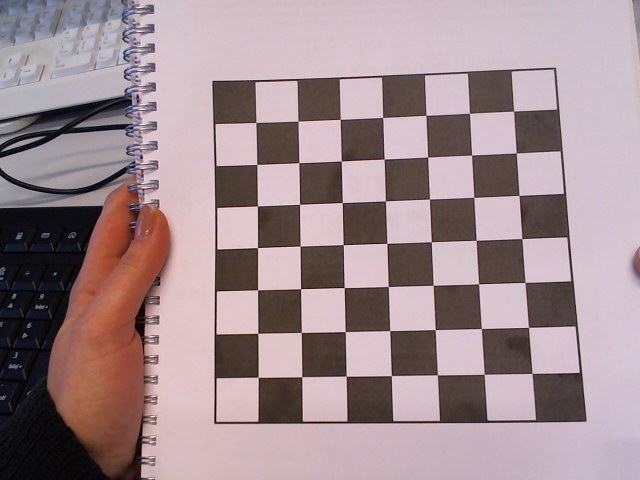
#> input picture BIVIP/chessfieldfoto.png, 640 x 480 px, found by its file name
$ python EX5.3.py
#> lines starting #> are read from the running program, lines starting #| are printed output that depends on the picture
import numpy as np
import matplotlib
matplotlib.use('tkagg')
import matplotlib.pyplot as plt
import cv2
from pylab import *
from PIL import Image

# Exercise 5.3
import scipy.ndimage as ndim
path = '/Users/49174/PycharmProjects/BIVIP/'
def sobelFilter1( npImg ):
    Fm = np.zeros(npImg.shape)
    Fn = np.zeros(npImg.shape)
    ndim.sobel(input=npImg,axis=1,output=Fm)
    ndim.sobel(input=npImg,axis=0, output=Fn)
    magnitude = np.sqrt(Fm ** 2 + Fn ** 2)
    phase = np.arctan2(Fm,Fn)
    return Fm, Fn, magnitude, phase
def sobelFilter2( npImg,Dm,Dn ):
    Fm = np.zeros(npImg.shape)
    Fn = np.zeros(npImg.shape)
    ndim.correlate(input=npImg,weights=Dm,output=Fm)
    ndim.correlate(input=npImg,weights=Dn,output=Fn)
    magnitude = np.sqrt(Fm ** 2 + Fn ** 2)
    phase = np.arctan2(Fm,Fn)
    return Fm, Fn, magnitude, phase
Dm = np.asarray([[-1,0,1],[-2,0,2],[-1,0,1]])
Dn = np.asarray([[-1,-2,-1],[0,0,0],[1,2,1]])
Ddm = np.asarray([[-2,-1,0],[-1,0,1],[0,1,2]])
Ddn = np.asarray([[0,-1,-2],[1,0,-1],[2,1,0]])
gray = np.array(Image.open(path+'chessfieldfoto.png').convert('L'),'uint8')
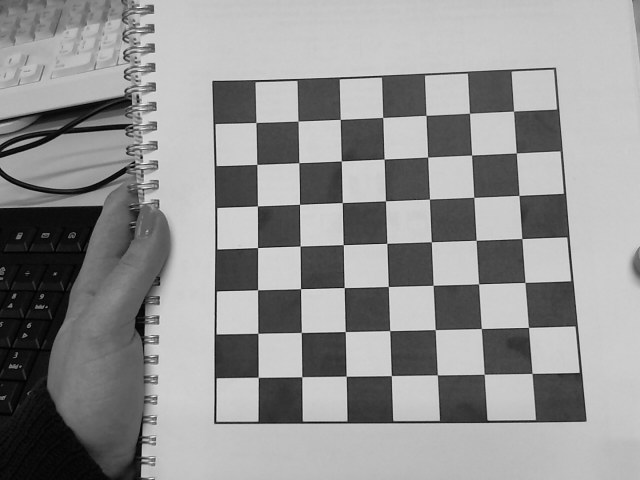
#> gray: shape (480, 640); min 0, max 248, mean 146.4
Fm1,Fn1,magnitude1,phase1 = sobelFilter1(gray)
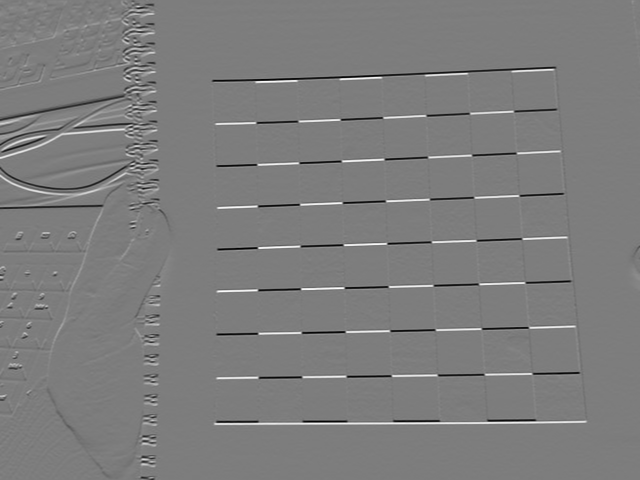
#> Fn1: shape (480, 640) float64; min -750, max 774, mean -0.5; drawn with min black and max white
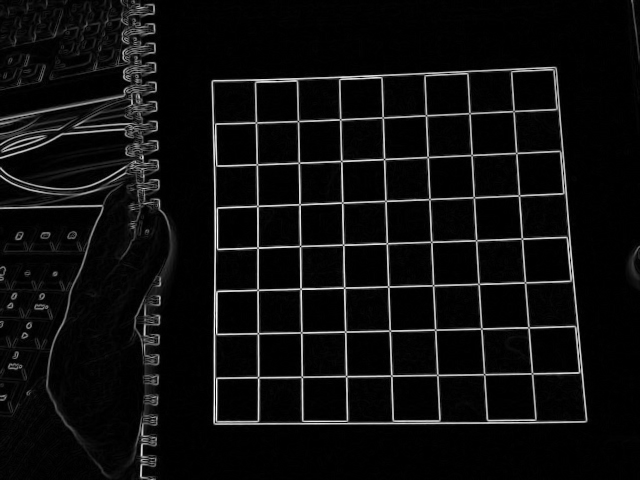
#> magnitude1: shape (480, 640) float64; min 0, max 824.1, mean 47; drawn with min black and max white
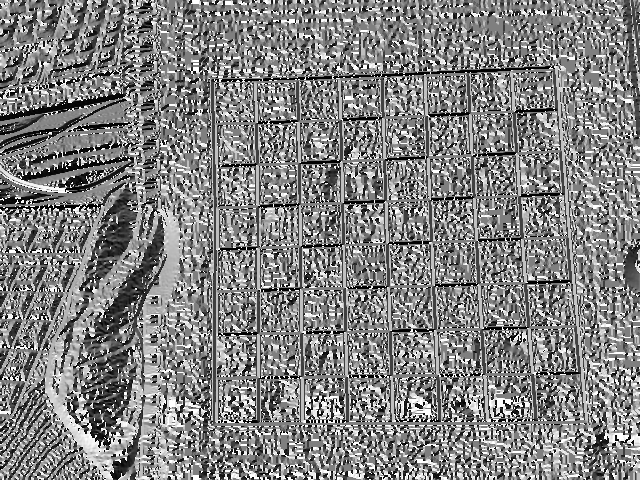
#> phase1: shape (480, 640) float64; min -3.14, max 3.14, mean 0.0607; drawn with min black and max white
Fm2,Fn2,magnitude2,phase2 = sobelFilter2(gray, Dm,Dn)
Fm3,Fn3,magnitude3,phase3 = sobelFilter2(gray, Ddm,Ddn)
#> in sobelFilter2 (call 2), `phase = np.arctan2(Fm,Fn)`:
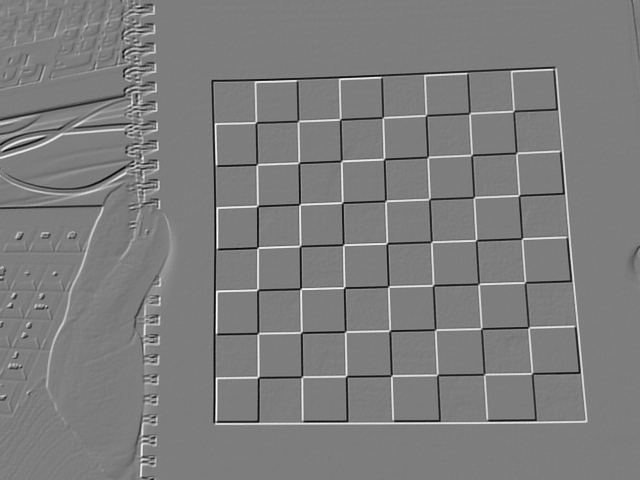
#> Fm: shape (480, 640) float64; min -619, max 636, mean 0.7; drawn with min black and max white
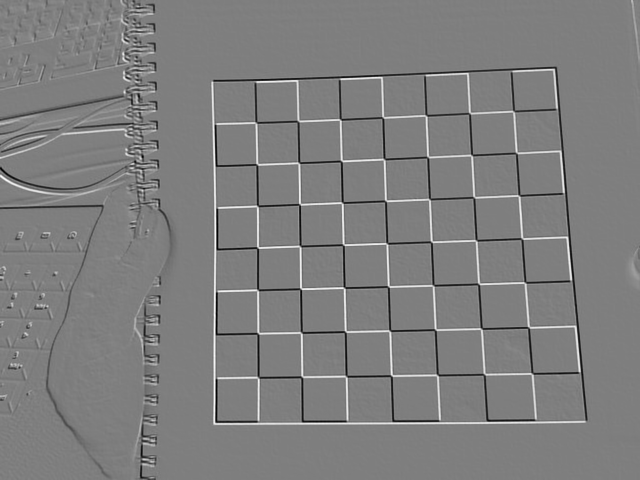
#> Fn3: shape (480, 640) float64; min -621, max 626, mean -1.5; drawn with min black and max white
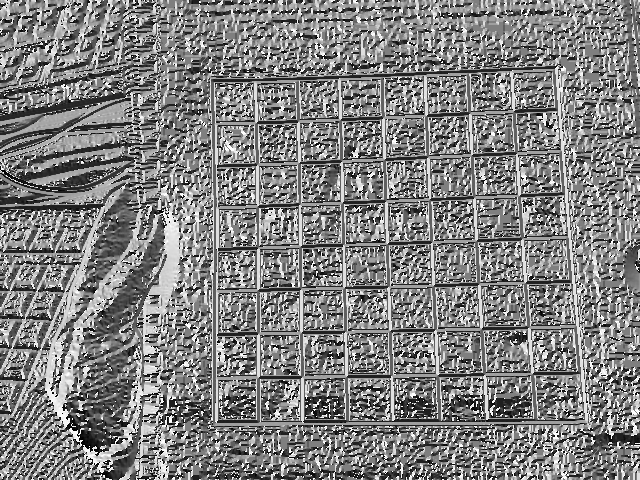
#> phase3: shape (480, 640) float64; min -3.14, max 3.14, mean 0.033; drawn with min black and max white
plt.subplot(5,3,1), plt.axis('off')
plt.imshow(gray,'gray'), plt.title('Sobel 1')
plt.subplot(5,3,2), plt.axis('off')
plt.imshow(gray,'gray'), plt.title('Sobel 2')
plt.subplot(5,3,3), plt.axis('off')
plt.imshow(gray,'gray'), plt.title('Sobel 3')
plt.subplot(5,3,4), plt.axis('off')
plt.imshow(Fm1,'gray')
plt.subplot(5,3,5), plt.axis('off')
plt.imshow(Fm2,'gray'),plt.title('Fm Vertical edges')
plt.subplot(5,3,6), plt.axis('off')
plt.imshow(Fm3,'gray')
plt.subplot(5,3,7), plt.axis('off')
plt.imshow(Fn1,'gray')
plt.subplot(5,3,8), plt.axis('off')
plt.imshow(Fn2,'gray'), plt.title('Fn Horizontal edges')
plt.subplot(5,3,9), plt.axis('off')
plt.imshow(Fn3,'gray')
plt.subplot(5,3,10), plt.axis('off')
plt.imshow(magnitude1,'gray')
plt.subplot(5,3,11), plt.axis('off')
plt.imshow(magnitude2,'gray'),plt.title('Absolute Value')
plt.subplot(5,3,12), plt.axis('off')
plt.imshow(magnitude3,'gray')
plt.subplot(5,3,13), plt.axis('off')
plt.imshow(phase1,'gray')
plt.subplot(5,3,14), plt.axis('off')
plt.imshow(phase2,'gray'),plt.title('Phase')
plt.subplot(5,3,15), plt.axis('off')
plt.imshow(phase3,'gray')
plt.show()

$ run again, with BIVIP/A2.png copied over BIVIP/chessfieldfoto.png
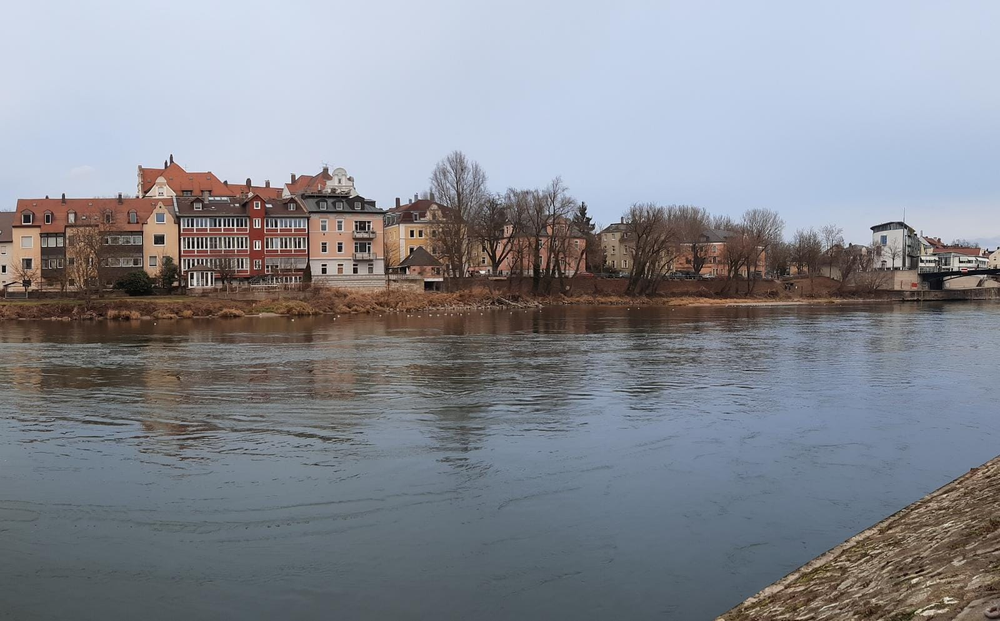
#> input picture BIVIP/A2.png, 1000 x 621 px, shrunk from 1600 x 993 before the run, found by its file name
#> `Fm1,Fn1,magnitude1,phase1 = sobelFilter1(gray)`:
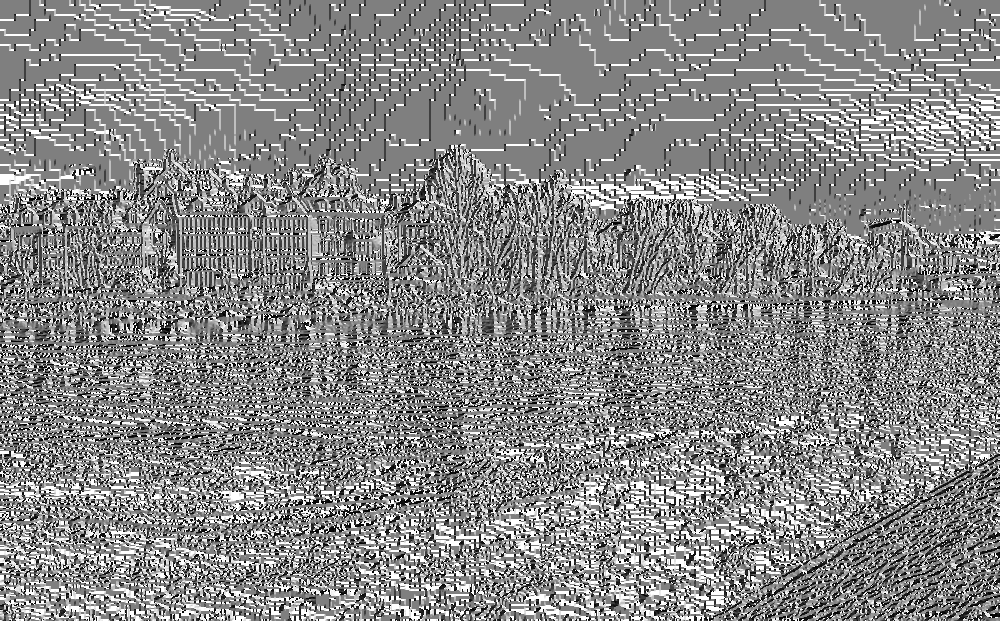
#> phase1: shape (621, 1000) float64; min -3.14, max 3.14, mean 0.215; drawn with min black and max white
#> `Fm3,Fn3,magnitude3,phase3 = sobelFilter2(gray, Ddm,Ddn)`:
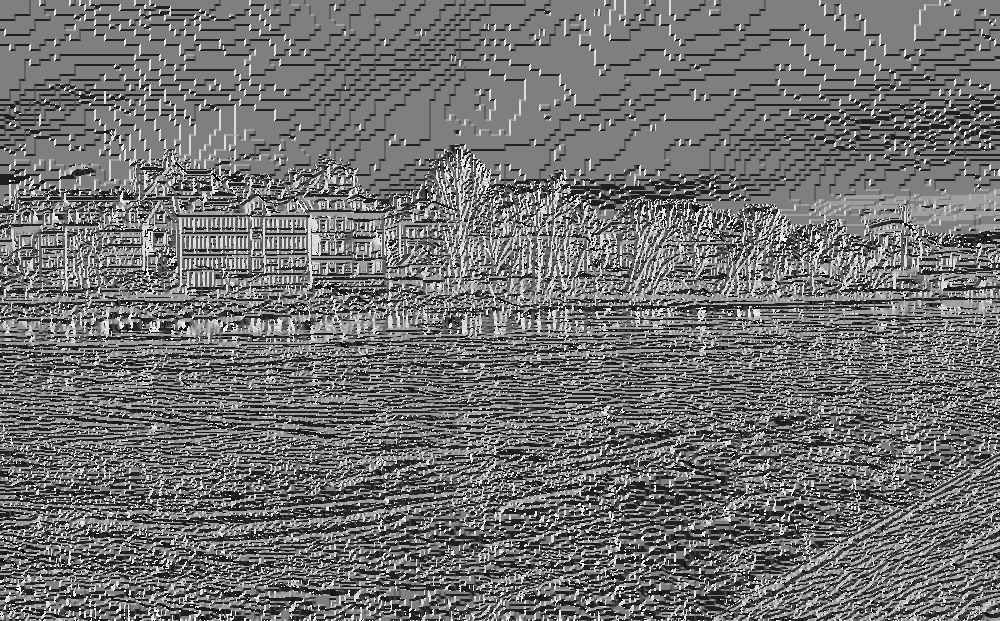
#> phase3: shape (621, 1000) float64; min -3.14, max 3.14, mean -0.33; drawn with min black and max white

$ run again, with BIVIP/Building.png copied over BIVIP/chessfieldfoto.png
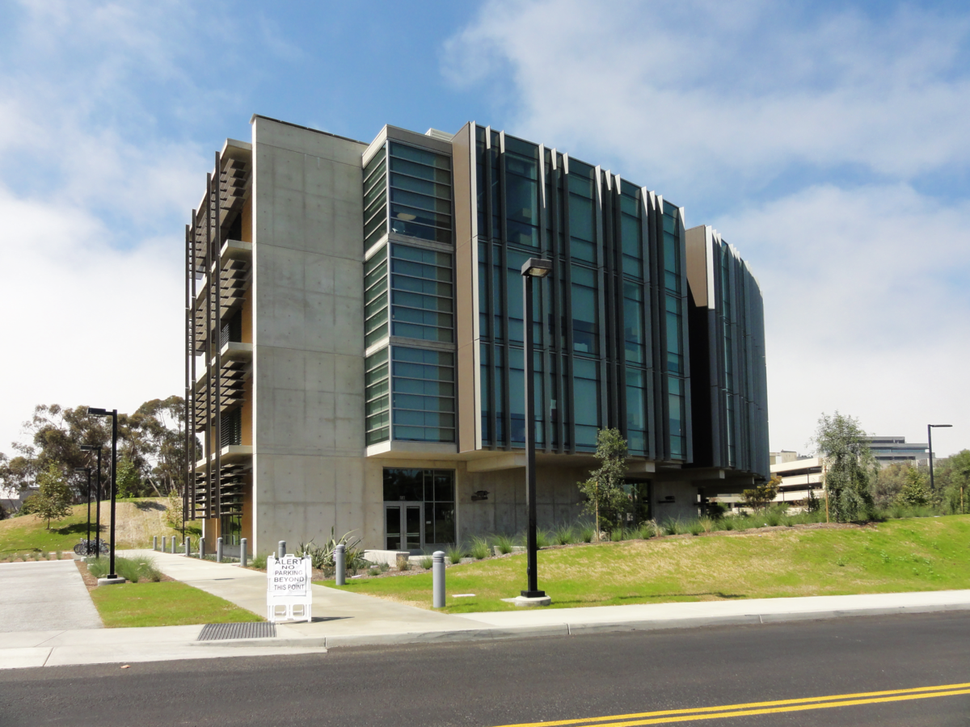
#> input picture BIVIP/Building.png, 970 x 727 px, shrunk from 1200 x 900 before the run, found by its file name
#> `Fm3,Fn3,magnitude3,phase3 = sobelFilter2(gray, Ddm,Ddn)`:
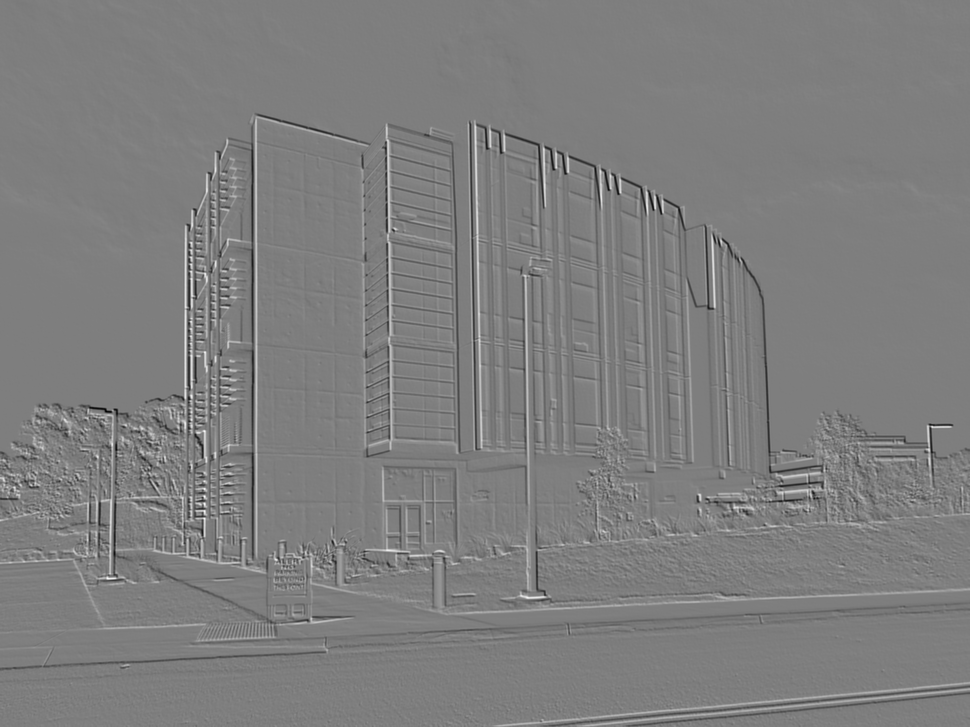
#> Fn3: shape (727, 970) float64; min -738, max 750, mean -0.2; drawn with min black and max white
#> `Fm3,Fn3,magnitude3,phase3 = sobelFilter2(gray, Ddm,Ddn)`:
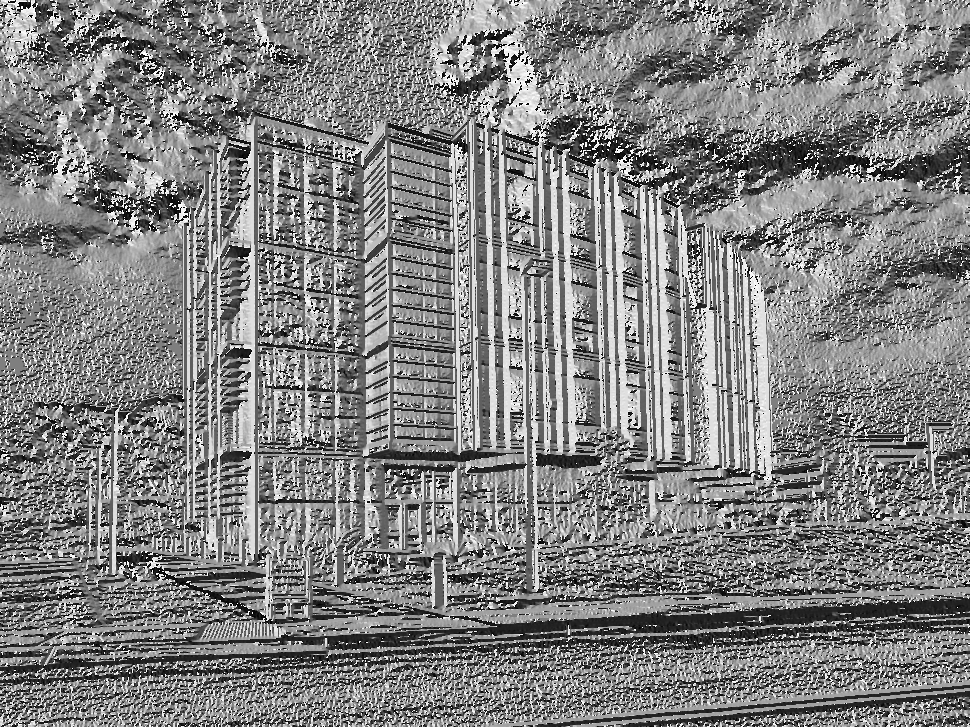
#> phase3: shape (727, 970) float64; min -3.14, max 3.14, mean 0.0425; drawn with min black and max white
